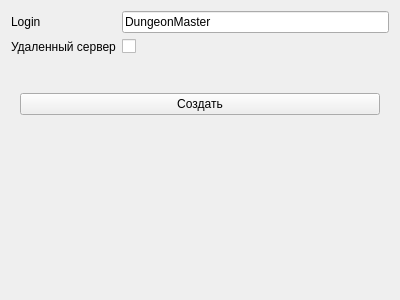
<?xml version="1.0" encoding="UTF-8"?>
<ui version="4.0">
 <class>Form</class>
 <widget class="QWidget" name="Form">
  <property name="geometry">
   <rect>
    <x>0</x>
    <y>0</y>
    <width>400</width>
    <height>300</height>
   </rect>
  </property>
  <property name="windowTitle">
   <string>Form</string>
  </property>
  <layout class="QFormLayout" name="formLayout">
   <item row="0" column="0">
    <widget class="QLabel" name="labelLogin">
     <property name="text">
      <string>Login</string>
     </property>
    </widget>
   </item>
   <item row="0" column="1">
    <widget class="QLineEdit" name="lineEditLogin">
     <property name="text">
      <string>DungeonMaster</string>
     </property>
    </widget>
   </item>
   <item row="1" column="0">
    <widget class="QLabel" name="labelRemote">
     <property name="text">
      <string>Удаленный сервер</string>
     </property>
    </widget>
   </item>
   <item row="1" column="1">
    <widget class="QCheckBox" name="checkBoxRemote"/>
   </item>
   <item row="2" column="0" colspan="2">
    <widget class="QFrame" name="directPanel">
     <property name="frameShape">
      <enum>QFrame::Shape::NoFrame</enum>
     </property>
     <property name="frameShadow">
      <enum>QFrame::Shadow::Plain</enum>
     </property>
     <layout class="QVBoxLayout" name="verticalLayout"/>
    </widget>
   </item>
   <item row="3" column="0" colspan="2">
    <widget class="QStackedWidget" name="pages">
     <property name="currentIndex">
      <number>0</number>
     </property>
     <widget class="QWidget" name="page">
      <layout class="QVBoxLayout" name="verticalLayout_2">
       <item>
        <widget class="QPushButton" name="btnCreate">
         <property name="text">
          <string>Создать</string>
         </property>
        </widget>
       </item>
       <item>
        <spacer name="verticalSpacer">
         <property name="orientation">
          <enum>Qt::Orientation::Vertical</enum>
         </property>
         <property name="sizeHint" stdset="0">
          <size>
           <width>20</width>
           <height>40</height>
          </size>
         </property>
        </spacer>
       </item>
      </layout>
     </widget>
     <widget class="QWidget" name="page_2">
      <layout class="QFormLayout" name="formLayout_3">
       <item row="0" column="0">
        <widget class="QLabel" name="labelIp">
         <property name="text">
          <string>IP</string>
         </property>
        </widget>
       </item>
       <item row="0" column="1">
        <widget class="QLineEdit" name="lineEditIp">
         <property name="text">
          <string>127.0.0.1</string>
         </property>
         <property name="placeholderText">
          <string>x.x.x.x</string>
         </property>
        </widget>
       </item>
       <item row="1" column="0">
        <widget class="QLabel" name="labelMasterToken">
         <property name="text">
          <string>MASTER Token</string>
         </property>
        </widget>
       </item>
       <item row="1" column="1">
        <widget class="QLineEdit" name="lineEditMasterToken">
         <property name="placeholderText">
          <string>MASTER TOKEN</string>
         </property>
        </widget>
       </item>
       <item row="2" column="0" colspan="2">
        <widget class="QPushButton" name="btnConnect">
         <property name="text">
          <string>Подключится</string>
         </property>
        </widget>
       </item>
      </layout>
     </widget>
    </widget>
   </item>
  </layout>
 </widget>
 <resources/>
 <connections/>
</ui>
